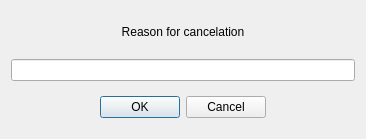
<?xml version="1.0" encoding="UTF-8"?>
<ui version="4.0">
 <class>DlgOrderRemoveReason</class>
 <widget class="QDialog" name="DlgOrderRemoveReason">
  <property name="geometry">
   <rect>
    <x>0</x>
    <y>0</y>
    <width>366</width>
    <height>139</height>
   </rect>
  </property>
  <property name="windowTitle">
   <string>Dialog</string>
  </property>
  <layout class="QVBoxLayout" name="verticalLayout">
   <item>
    <widget class="QLabel" name="label">
     <property name="text">
      <string>Reason for cancelation</string>
     </property>
     <property name="alignment">
      <set>Qt::AlignCenter</set>
     </property>
    </widget>
   </item>
   <item>
    <widget class="QLineEdit" name="leReason"/>
   </item>
   <item>
    <widget class="QWidget" name="widget" native="true">
     <layout class="QHBoxLayout" name="horizontalLayout">
      <item>
       <spacer name="horizontalSpacer">
        <property name="orientation">
         <enum>Qt::Horizontal</enum>
        </property>
        <property name="sizeHint" stdset="0">
         <size>
          <width>78</width>
          <height>20</height>
         </size>
        </property>
       </spacer>
      </item>
      <item>
       <widget class="QPushButton" name="btnOk">
        <property name="text">
         <string>OK</string>
        </property>
       </widget>
      </item>
      <item>
       <widget class="QPushButton" name="btnCancel">
        <property name="text">
         <string>Cancel</string>
        </property>
       </widget>
      </item>
      <item>
       <spacer name="horizontalSpacer_2">
        <property name="orientation">
         <enum>Qt::Horizontal</enum>
        </property>
        <property name="sizeHint" stdset="0">
         <size>
          <width>78</width>
          <height>20</height>
         </size>
        </property>
       </spacer>
      </item>
     </layout>
    </widget>
   </item>
  </layout>
 </widget>
 <resources/>
 <connections/>
</ui>
